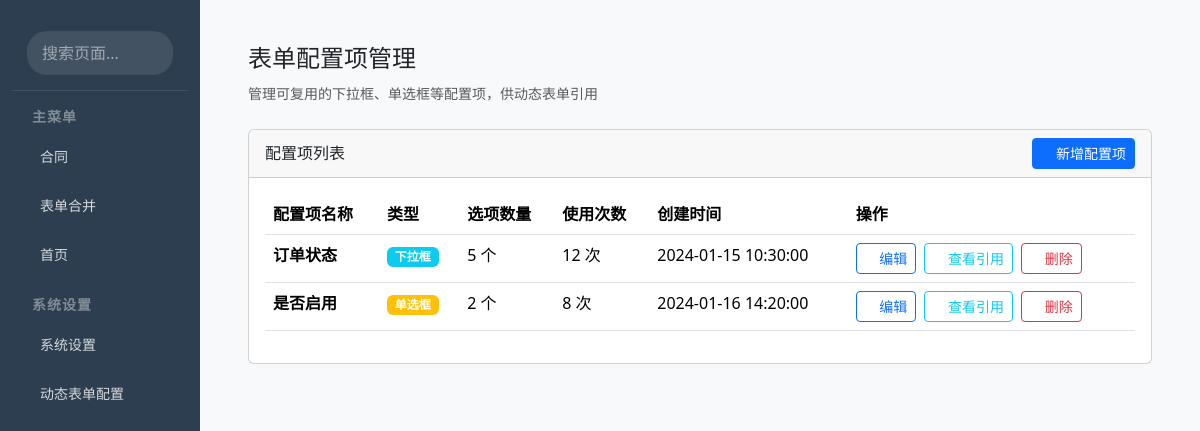
/component_config/, run on an earlier commit of the app's database.
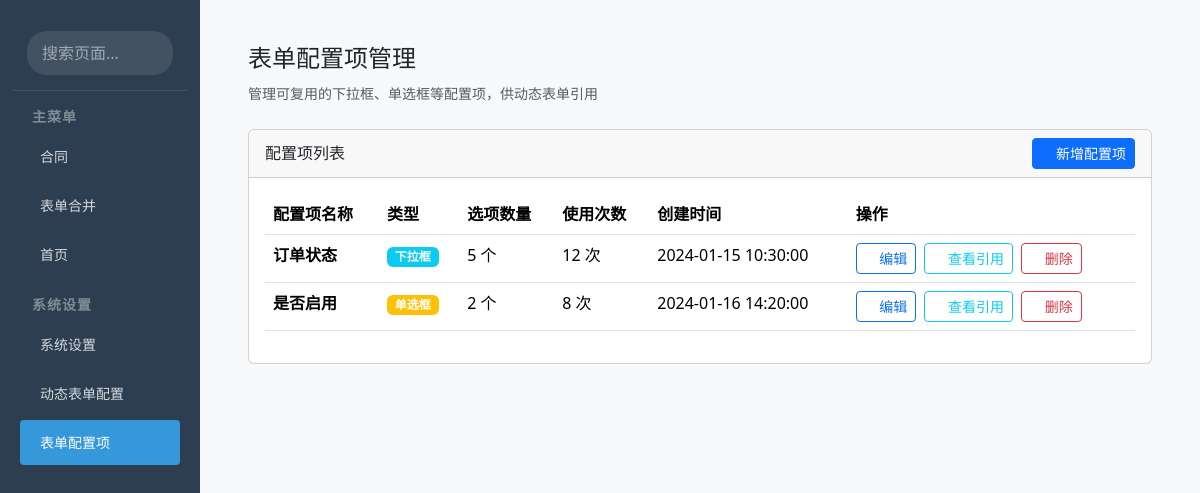
And on a later commit of the database.
### work_tools2/models.py (models this page shows, shortened)
class Menu(models.Model):
    name = models.CharField(max_length=50, verbose_name="菜单名称")
    pinyin = models.CharField(max_length=100, blank=True, verbose_name="拼音")
    icon = models.CharField(max_length=50, blank=True, verbose_name="图标")
    url = models.CharField(max_length=200, blank=True, verbose_name="URL")
    parent = models.ForeignKey(
        "self",
        null=True,
        blank=True,
        on_delete=models.CASCADE,
        related_name="children",
        verbose_name="父级菜单",
    )
    sort_order = models.IntegerField(default=0, verbose_name="排序")
    is_visible = models.BooleanField(default=True, verbose_name="是否显示")
    group_name = models.CharField(max_length=50, blank=True, verbose_name="分组名称")
    created_at = models.DateTimeField(auto_now_add=True)
    updated_at = models.DateTimeField(auto_now=True)
    class Meta:
        ordering = ["group_name", "sort_order"]
        verbose_name = "菜单"
        verbose_name_plural = "菜单"

### work_tools2/views/page_views.py (the view)
# urls.py: path("component_config/", views.component_config, name="component_config"),
def component_config(request: str):
    return render(request, "component_config.html", {"active_page": "component_config"})

### templates/component_config.html (shortened to what this page needs)
{% extends "base.html" %}
{% block main_content %}
<div class="container-fluid p-4">
    <div class="row mb-4">
        <div class="col-md-12">
            <h4>表单配置项管理</h4>
            <small class="text-muted">管理可复用的下拉框、单选框等配置项，供动态表单引用</small>
        </div>
    </div>
    <div class="card">
        <div class="card-header d-flex justify-content-between align-items-center">
            <span>配置项列表</span>
            <button type="button" class="btn btn-primary btn-sm" data-bs-toggle="modal" data-bs-target="#componentModal" onclick="showAddComponentModal()">
                <i class="bi bi-plus-lg"></i> 新增配置项
            </button>
        </div>
        <div class="card-body">
            <table class="table table-hover">
                <thead>
                    <tr>
                        <th>配置项名称</th>
                        <th>类型</th>
                        <th>选项数量</th>
                        <th>使用次数</th>
                        <th>创建时间</th>
                        <th>操作</th>
                    </tr>
                </thead>
                <tbody id="componentListBody">
                </tbody>
            </table>
        </div>
    </div>
</div>
{% endblock %}

### templates/base.html (shortened to what this page needs)
<!DOCTYPE html>
<html lang="zh-CN">
<head>
    <link rel="stylesheet" href="/static/css/bootstrap.min.css">
    <link rel="stylesheet" href="/static/bootstrap-icons-1.13.1/bootstrap-icons.css">
</head>
<body>
    <div class="container-fluid">
        <div class="row">
            <nav class="col-md-3 col-lg-2 d-md-block sidebar collapse show">
                <div class="position-sticky pt-3">
                    <div class="search-box">
                        <input type="text"
                               id="sidebarSearch"
                               class="form-control"
                               placeholder="搜索页面..."
                               autocomplete="off">
                    </div>
                    <ul class="nav flex-column" id="mainNav">
                        {% for group, menu_list in menus.items %}
                            <li class="menu-group-title">{{ group }}</li>
                            {% for menu in menu_list %}
                                {% if menu.has_children %}
                                    <li class="nav-item">
                                        <a class="nav-link {% if menu.is_expanded %}expanded{% endif %}" href="#" data-bs-toggle="collapse"
                                           data-bs-target="#menu{{ menu.id }}" aria-expanded="{% if menu.is_expanded %}true{% else %}false{% endif %}">
                                            {{ menu.name }}
                                            <i class="bi bi-chevron-right arrow"></i>
                                        </a>
                                    </li>
                                {% else %}
                                    <li class="nav-item">
                                        <a class="nav-link {% if request.path == menu.url or request.path|add:'/' == menu.url %}active{% endif %}"
                                           href="{{ menu.url }}">
                                            {{ menu.name }}
                                        </a>
                                    </li>
                                {% endif %}
                            {% endfor %}
                        {% endfor %}
                    </ul>
                </div>
            </nav>
            <main class="col-md-9 ms-sm-auto col-lg-10 px-md-4 main-content">
                {% block main_content %}
                {% endblock %}
            </main>
        </div>
    </div>
</body>
</html>

What changed in the data, as far as the page shows it:
added Menu: name "表单配置项"
